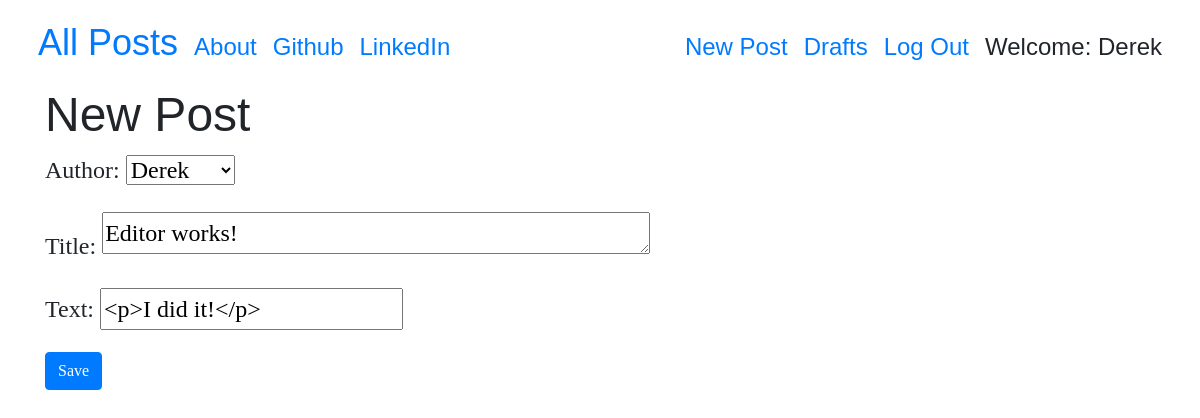
Screenshot of /post/9/edit/ (signed in) with the database file from the repository.
### blog/models.py (models this page shows, shortened)
class Post(models.Model):
    author = models.ForeignKey('auth.User', on_delete=models.CASCADE)
    title = models.CharField(max_length=200)
    text = models.CharField(max_length=20000)
    create_date = models.DateTimeField(default=timezone.now)
    published_date = models.DateTimeField(blank=True,null=True)

### blog/views.py (the view)
# urls.py: path('post/<int:pk>/edit/',views.PostUpdateView.as_view(),name='post_edit'),
class PostUpdateView(LoginRequiredMixin,UpdateView):
    login_url = '/login/'
    redirect_field_name = 'blog/post_detail.html'
    form_class = PostForm
    model = Post

### blog/forms.py
class PostForm(ModelForm):
    class Meta():
        model = Post
        fields = ('author', 'title', 'text')
        widgets = {
            'title':Textarea(attrs={'class':'textinputclass', 'cols':40, 'rows':1}),
            'text':CKEditorWidget(attrs={'class':'textinputclass', 'cols':40, 'rows':1}),
        }

### blog/templates/blog/post_form.html (shortened to what this page needs)
{% extends "blog/base.html" %}
{% block content %}
  <h1 class="newpostfont">New Post</h1>
  <form class="postcontent" method="POST">
    {{ form.as_p }}
    <button type="submit" class='btn btn-primary'>Save</button>
  </form>
{% endblock %}

### blog/templates/blog/base.html (shortened to what this page needs)
<!DOCTYPE html>
{% load static %}
<html lang="en" dir="ltr">
  <head>
    <link rel="stylesheet" href="https://stackpath.bootstrapcdn.com/bootstrap/4.4.1/css/bootstrap.min.css">
    <link href="https://stackpath.bootstrapcdn.com/font-awesome/4.7.0/css/font-awesome.min.css" rel="stylesheet">
    <link rel="stylesheet" href="{% static 'css/blog.css' %}">
  </head>
  <body>
    <div class="row">
    <div class="col-md-12">
    <nav class="navbar navbar-expand fixed-top techfont custom-navbar nav-header">
      <div class="container d-flex align-items-baseline">
        <ul class="nav navbar-nav d-flex align-items-baseline">
          <li><a class='nav-link bigbrand' href="{% url 'post_list' %}">All Posts</a></li>
          <li><a class="nav-link" href="{% url 'about_test' %}">About</a></li>
          <li><a class="nav-link" href="https://www.github.com/dwpeters521">Github</a></li>
          <li><a class="nav-link" href="https://www.linkedin.com/in/derek-peters-b0675344/">LinkedIn</a></li>
        </ul>
        <ul class="nav navbar-nav navbar-right d-flex align-items-baseline">
        {% if user.is_authenticated %}
          <li><a class="nav-link" href="{% url 'post_new' %}">New Post</a></li>
          <li><a class="nav-link" href="{% url 'post_draft_list' %}">Drafts</a></li>
          <li><a class="nav-link" href="{% url 'logout' %}">Log Out</a></li>
          <li><a class="nav-link" >Welcome: {{user.username}}</a></li>
        {% else %}
          <li><a class="nav navbar-right" href="{% url 'login' %}"><span class='fa fa-user'></span>
          </a></li>
        {% endif %}
      </ul>
      </div>
    </nav>
    </div>
    </div>
    <div class="content container">
      <div class="row">
        <div class="col-md-12">
          <div class="blog_posts">
            {% block content %}
            {% endblock %}
          </div>
        </div>
      </div>
    </div>
  </body>
</html>

### blog/static/css/blog.css (style rules this page uses)
body { padding-top: 86px; }
.techfont { font-family: 'Playfair Display', sans-serif; font-size: 1.5em; margin-bottom: 10px; }
.newpostfont { font-family: 'Playfair Display', sans-serif; font-size: 3em; }
.postcontent { font-family: 'Playfair Display', serif; font-size: 1.5em; }
.bigbrand { font-size: 1.5em; }
.nav-header { background: white; }

### rows the page displays
Post: author "Derek", title "Editor works!", text "<p>I did it!</p>"

### other values shown
{{ user.username }} "Derek"
